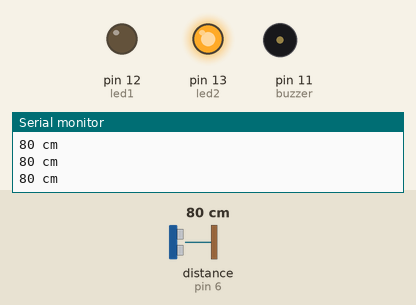
Bench run of a sketch on a simulated Arduino Uno, built with avr-gcc and run on an emulated ATmega328P. Parts: output pins drawn as LEDs (lit = HIGH), buzzer (waves = sounding), the last lines printed to the serial monitor. Wiring (inferred from the names in the program): ultrasonic range finder: trigger pin 7; echo pin 6. The inputs (shaded band) are chosen by the test bench; at power-on: distance to the obstacle (sensor on pin 6) 80 cm. The echo pulse lasts 58.3 µs per cm; pins used as bus, display or sensor lines are not drawn.

Above: at 1.2 s.
1.3 s: distance to the obstacle (sensor on pin 6) set to 55 cm
2.8 s: distance to the obstacle (sensor on pin 6) set to 48 cm
At 3.8 s:
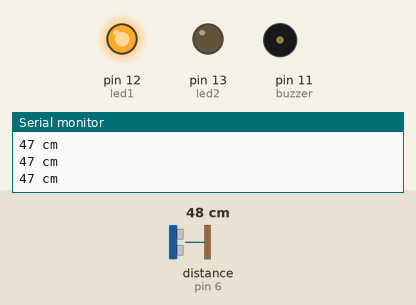
4.3 s: distance to the obstacle (sensor on pin 6) set to 17 cm
5.8 s: distance to the obstacle (sensor on pin 6) set to 14 cm
At 7.0 s:
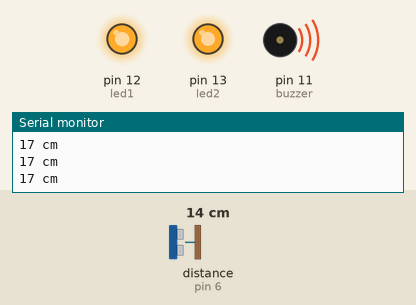
7.3 s: distance to the obstacle (sensor on pin 6) set to 35 cm
At 8.1 s:
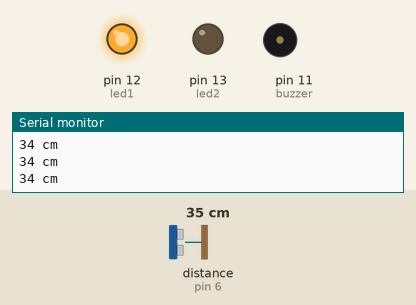
8.8 s: distance to the obstacle (sensor on pin 6) set to 60 cm
At 9.7 s:
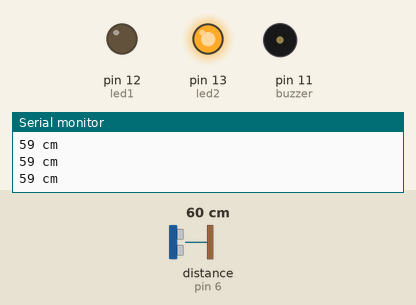
Timing chart, 0 to 11.3 s (numbered marks = the images above; inputs shaded):
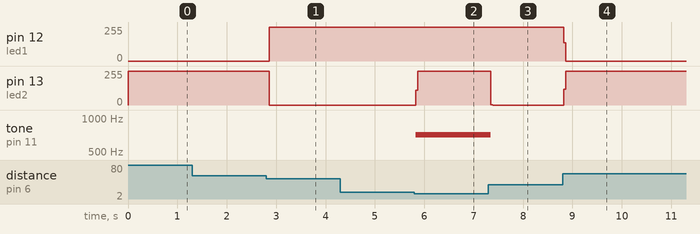

Measured:
- the behaviour switches between 51 and 50 cm on distance to the obstacle (sensor on pin 6) (found by bisection; images 0 and 1)
- the behaviour switches between 16 and 15 cm on distance to the obstacle (sensor on pin 6) (found by bisection; images 1 and 2)
- after the input at 2.8 s, pin 12 (led1): 0/255 → 255/255 after 0.06 s; pin 13 (led2): 255/255 → 0/255 after 0.06 s
- after the input at 5.8 s, pin 13 (led2): 0/255 → 253/255 at once; tone on pin 11 (buzzer): silent → 714 Hz at once
- after the input at 7.3 s, pin 13 (led2): 253/255 → 0/255 at once; tone on pin 11 (buzzer): 714 Hz → silent at once
- after the input at 8.8 s, pin 12 (led1): 255/255 → 0/255 at once; pin 13 (led2): 0/255 → 255/255 at once

The sketch:

ultrasonicLED__1_.ino
```cpp
#define trigPin 7
#define echoPin 6
#define led1 12
#define led2 13
#define buzzer 11

void setup() {
  Serial.begin (9600);
  pinMode(trigPin, OUTPUT);
  pinMode(echoPin, INPUT);
  pinMode(led1, OUTPUT);
  pinMode(led2, OUTPUT);
  pinMode(buzzer, OUTPUT);
}

void loop() {
  long duration, distance;
  digitalWrite(trigPin, LOW);
  digitalWrite(trigPin, HIGH);

  digitalWrite(trigPin, LOW);
  duration = pulseIn(echoPin, HIGH);
  distance = (duration/2) / 29.1;
  if (distance < 100)
  {
    digitalWrite(led1,LOW);
  digitalWrite(led2,HIGH);
  digitalWrite(buzzer,LOW);


}
  if (distance <50) {
    digitalWrite(led1,HIGH);
    digitalWrite(led2,LOW);
    digitalWrite(buzzer,LOW);


  }
  if (distance < 15) {
    digitalWrite(led1,HIGH);
    digitalWrite(led2,HIGH);
    digitalWrite(buzzer,HIGH);


  }
  else {
    Serial.print(distance);
    Serial.println(" cm");
  }

}
```
